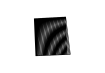

Source code (Python):
#!/usr/bin/env python3

from random import *

from paper import Paper
from pen import Pen
from path import Path
from point import Point

fuscia = Pen(weight = 0.5, color = "#f09")
cyan = Pen(weight = 0.5, color = "#09f")
black = Pen(weight = 0.5)

paper = Paper(pens = [black], width = 105, height = 73)

def getSquare(p, size):
  square = Path(points = [
    Point(p.x + size / 2, p.y + size / 2),
    Point(p.x + size / 2, p.y - size / 2),
    Point(p.x - size / 2, p.y - size / 2),
    Point(p.x - size / 2, p.y + size / 2)
  ], closed = True)

  return square

def randomise(path, distance):
  for p in path.points:
    p.moveVector(360 * random(), distance * random())

square = getSquare(paper.center, 36).setPen(cyan)
randomise(square, 7)

guideA = Path(points = [square.points[0], square.points[1]]).setPen(fuscia)
guideB = Path(points = [square.points[3], square.points[2]]).setPen(fuscia)

numLines = 80

pointList = []

for l in range(numLines + 1):
  if l % 2 == 0:
    pointList.append(guideA.pointAtDistance(guideA.length() / numLines * l))
    pointList.append(guideB.pointAtDistance(guideB.length() / numLines * l))
  else: 
    pointList.append(guideB.pointAtDistance(guideB.length() / numLines * l))
    pointList.append(guideA.pointAtDistance(guideB.length() / numLines * l))

snake = Path(points = pointList).setPen(black)

snake.rotate(randint(0, 3) * 90)

black.saveGcode("snake.nc")
paper.save("snake.svg")